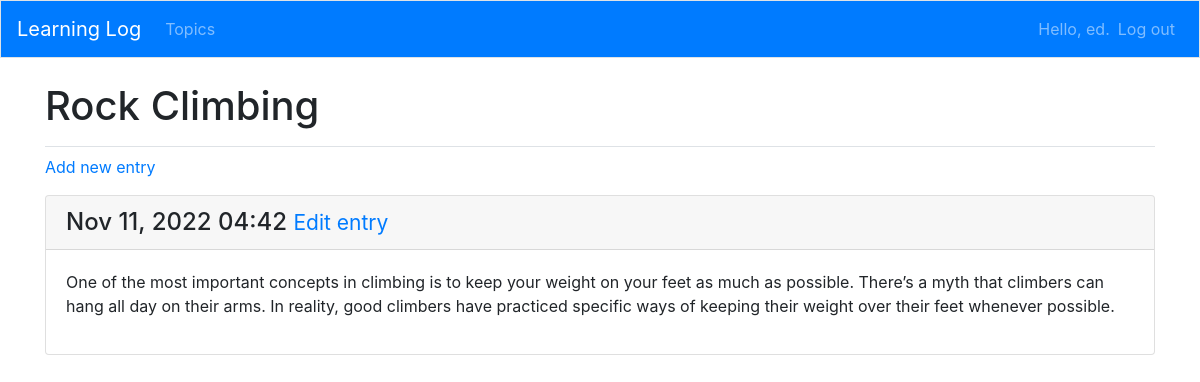
The page /topics/1/ (signed in) on the database its author committed.
### learning_logs/models.py (models this page shows, shortened)
class Topic(models.Model):
    text = models.CharField(max_length=200)
    date_added = models.DateTimeField(auto_now_add=True)
    owner = models.ForeignKey(User, on_delete=models.CASCADE)
    def __str__(self):
        return self.text

class Entry(models.Model):
    topic = models.ForeignKey(Topic,on_delete=models.CASCADE)
    text = models.TextField()
    date_added = models.DateTimeField(auto_now_add=True)
    class Meta:
        verbose_name_plural = 'entries'

### learning_logs/views.py (the view)
# urls.py: path('topics/<int:topic_id>/', views.topic, name='topic'),
@login_required
def topic(request,topic_id):
    topic = get_object_or_404(Topic, id=topic_id)
    if topic.owner!= request.user:
        raise Http404
    entries = topic.entry_set.order_by('-date_added')
    context = {'topic':topic, 'entries':entries}
    return render(request,'learning_logs/topic.html', context)

### learning_logs/templates/learning_logs/topic.html
{% extends 'learning_logs/base.html' %}
{% block page_header %}
<h1>{{ topic }}</h1>
{% endblock page_header %}
{% block content %}
<p>
    <a href="{% url 'learning_logs:new_entry' topic.id %}">Add new entry</a>
</p>
{% for entry in entries %}
<div class="card mb-3">
    <h4 class="card-header">
        {{ entry.date_added | date:'M d, Y H:i' }}
        <small><a href="{% url 'learning_logs:edit_entry' entry.id %}">Edit entry</a></small>
    </h4>
    <div class="card-body">
        {{ entry.text | linebreaks }}
    </div>
</div>
{% empty %}
    <p>There are no entries for this topic yet.</p>
{% endfor %}
{% endblock content %}

### learning_logs/templates/learning_logs/navbar.html (shortened to what this page needs)
<nav class="navbar navbar-expand-md navbar-dark bg-primary mb-4 border">
    <a class="navbar-brand" href="{% url 'learning_logs:index'%}">
        Learning Log</a>
      <div class="collapse navbar-collapse" id="navbarCollapse">
        <ul class="navbar-nav mr-auto">
            <li class="nav-item">
                <a class="nav-link" href="{% url 'learning_logs:topics'%}">
                    Topics</a></li>
            </ul>
            <ul class="navbar-nav ml-auto">
            {% if user.is_authenticated %}
             <li class="nav-item">
                <span class="navbar-text">Hello, {{ user.username }}.</span>
             </li>
             <li class="nav-item">
               <a class="nav-link" href="{% url 'users:logout' %}">Log out</a>
             </li>
           {% else %}
             <li class="nav-item">
               <a class="nav-link" href="{% url 'users:register' %}">Register</a>
             </li>
             <li class="nav-item">
               <a class="nav-link" href="{% url 'users:login' %}">Log in</a></li>
           {% endif %}
         </ul>
        </div>
    </nav>

### rows shown on the page
Topic: text "Rock Climbing"
Entry: date_added "Nov 11, 2022 04:42", text "One of the most important concepts in climbing is to keep your weight on your feet as much as possible. There’s a myth that climbers can hang all day on their arms. In reality, good climbers have practiced specific ways of keeping their weight over their feet whenever possible."

### other values the page prints
{{ user.username }} "ed"
